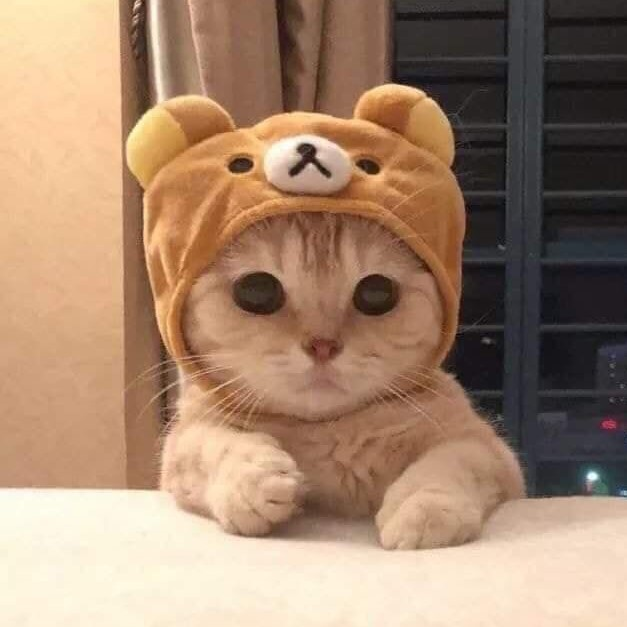
#> input picture opencv/histograms/cat.jpg, 627 x 627 px
$ python color_histogram.py --image cat.jpg
#> lines starting #> are read from the running program, lines starting #| are printed output that depends on the picture
import matplotlib.pyplot as plt
import argparse
import imutils
import cv2

ap = argparse.ArgumentParser()
ap.add_argument("-i", "--image", required=True, help="path to the image")
args = vars(ap.parse_args())

image = cv2.imread(args["image"])
#> image is the input picture: shape (627, 627, 3); mean B, G, R 109.9, 133.5, 163.4

channels = cv2.split(image)
colors = ("b", "g", "r")

plt.figure()
plt.title("Flattened color histogram")
plt.xlabel("Bins")
plt.ylabel("# of Pixels")

for (channel, color) in zip(channels, colors):
    hist = cv2.calcHist([channel], [0], None, [256], [0, 256])
    plt.plot(hist, color=color)
    plt.xlim([0, 256])
#> this loop made 3 passes
#> color on passes 1 to 3: 'b', 'g', 'r'

hist = cv2.calcHist([image], [0, 1, 2],
                    None, [8, 8, 8], [0, 256, 0, 256, 0, 256])
print("3D histogram shape: {}, with {} values".format(
    hist.shape, hist.flatten().shape[0]))
#| 3D histogram shape: (8, 8, 8), with 512 values

plt.figure()
plt.axis("off")
plt.imshow(imutils.opencv2matplotlib(image))

plt.show()
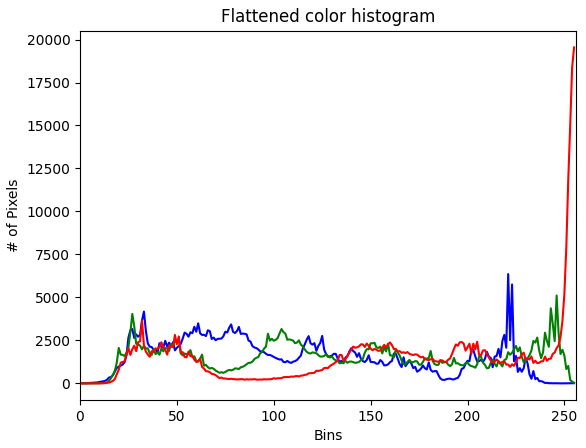
#> figure drawn by matplotlib, 1 panel; curve peaks at x = 221, y = 6359; curve peaks at x = 246, y = 5110; curve peaks at x = 255, y = 19542

$ run again, on opencv/histograms/landmark.jpg
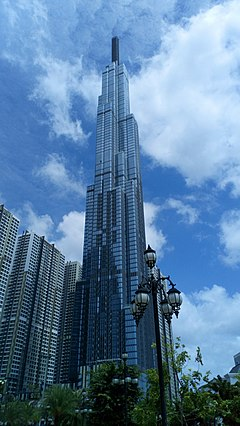
#> input picture opencv/histograms/landmark.jpg, 240 x 426 px
#> image is the input picture: shape (426, 240, 3); mean B, G, R 157.8, 124.2, 89.4
#> the loop `for (channel, color) in zip(channels, colors):` made 3 passes
#> color on passes 1 to 3: 'b', 'g', 'r'
#| 3D histogram shape: (8, 8, 8), with 512 values
#> `plt.show()`:
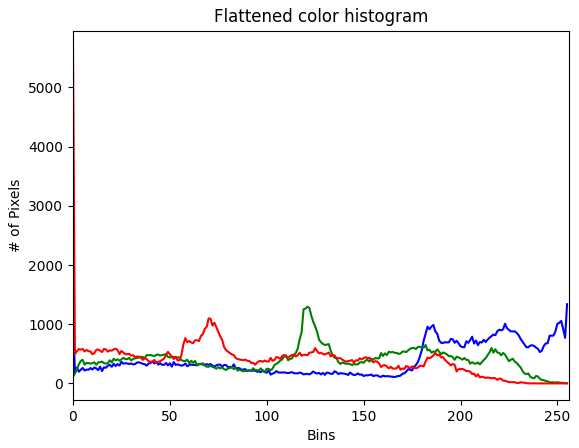
#> figure drawn by matplotlib, 1 panel; curve peaks at x = 255, y = 1338; curve peaks at x = 121, y = 1297; curve peaks at x = 0, y = 5676
